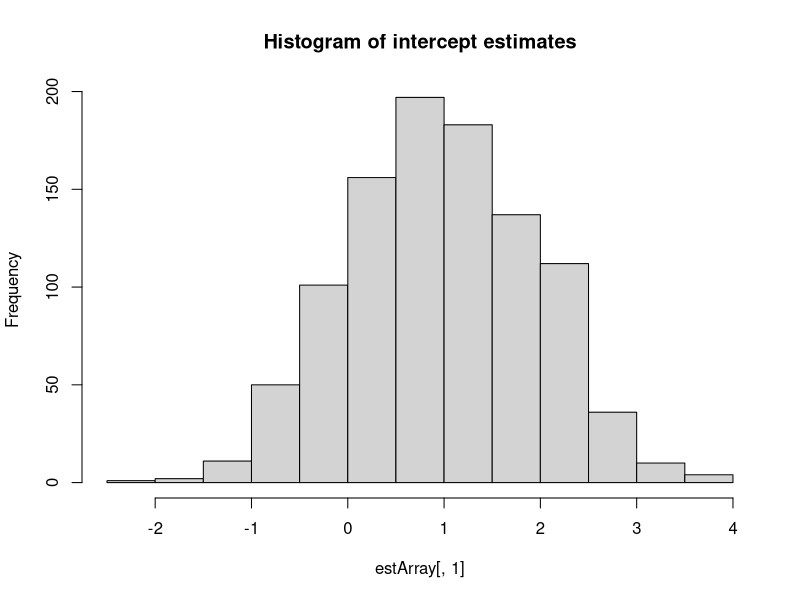
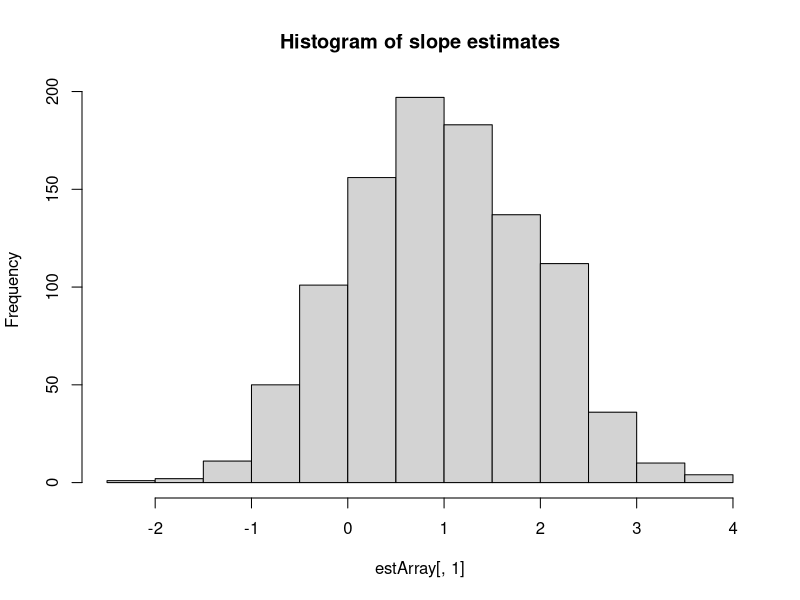

These figures' R source, in order:
## ---- chunk 1
knitr::opts_chunk$set(echo = TRUE)
## ---- chunk 2
set.seed(1234)
## ---- chunk 3
#specify number of simulations to perform
nSim <- 1000
#specify sample size of each simulation
n <- 20

#set up an array to store parameter estimates
estArray <- array(0, dim=c(nSim,2))

for (i in 1:nSim) {
  #simulate a binary covariate x
  x <- rbinom(n=n, size=1, prob=0.5)
  #simulate outcome y
  y <- 1 + 2*x + rnorm(n, mean=0, sd=3)
  
  #analyse simulated data by linear regression
  fitmod <- lm(y~x)
  #store estimated coefficients in estArray
  estArray[i,] <- coefficients(fitmod)
}
## ---- chunk 4
colMeans(estArray)
## ---- chunk 5
hist(estArray[,1], main='Histogram of intercept estimates')
hist(estArray[,1], main='Histogram of slope estimates')
## ---- chunk 6
sd(estArray[,2]/sqrt(nSim))
## ---- chunk 7
c(mean(estArray[,2]) - 1.96*sd(estArray[,2]/sqrt(nSim)), mean(estArray[,2]) + 1.96*sd(estArray[,2]/sqrt(nSim)))
## ---- chunk 8
set.seed(1234)
nSim <- 10000
#set up an array to store parameter estimates
estArray <- array(0, dim=c(nSim,2))

for (i in 1:nSim) {
  #simulate a binary covariate x
  x <- rbinom(n=n, size=1, prob=0.5)
  #simulate outcome y
  y <- 1 + 2*x + rnorm(n, mean=0, sd=3)
  
  #analyse simulated data by linear regression
  fitmod <- lm(y~x)
  #store estimated coefficients in estArray
  estArray[i,] <- coefficients(fitmod)
}

c(mean(estArray[,2]) - 1.96*sd(estArray[,2]/sqrt(nSim)), mean(estArray[,2]) + 1.96*sd(estArray[,2]/sqrt(nSim)))
## ---- chunk 9
confint(fitmod)
## ---- chunk 10
str(confint(fitmod))
## ---- chunk 11
c(confint(fitmod)[2,1], confint(fitmod)[2,2])
## ---- chunk 12
set.seed(1234)
nSim <- 10000
#set up an array to store parameter estimates
estArray <- array(0, dim=c(nSim,2))
ciArray <- array(0, dim=c(nSim,2))

for (i in 1:nSim) {
  #simulate a binary covariate x
  x <- rbinom(n=n, size=1, prob=0.5)
  #simulate outcome y
  y <- 1 + 2*x + rnorm(n, mean=0, sd=3)
  
  #analyse simulated data by linear regression
  fitmod <- lm(y~x)
  #store estimated coefficients in estArray
  estArray[i,] <- coefficients(fitmod)
  #store CI limits
  ciArray[i,] <- c(confint(fitmod)[2,1], confint(fitmod)[2,2])
}
## ---- chunk 13
mean((ciArray[,1]<2) & (ciArray[,2]>2))
## ---- chunk 14
runSim <- function(nSim=1000, n, b0, b1, resSD) {
  #set up an array to store parameter estimates
  estArray <- array(0, dim=c(nSim,2))
  ciArray <- array(0, dim=c(nSim,2))
  
  for (i in 1:nSim) {
    #simulate a binary covariate x
    x <- rbinom(n=n, size=1, prob=0.5)
    #simulate outcome y
    y <- b0 + b1*x + rnorm(n, mean=0, sd=resSD)
    
    #analyse simulated data by linear regression
    fitmod <- lm(y~x)
    #store estimated coefficients in estArray
    estArray[i,] <- coefficients(fitmod)
    #store CI limits
    ciArray[i,] <- c(confint(fitmod)[2,1], confint(fitmod)[2,2])
  }
  list(estArray=estArray, ciArray=ciArray, nSim=nSim, n=n, b0=b0, b1=b1, resSD=resSD)
}
## ---- chunk 15
set.seed(1234)
results <- vector("list", 3)
results[[1]] <- runSim(n=100,b0=1,b1=1,resSD=1)
results[[2]] <- runSim(n=100,b0=1,b1=1,resSD=10)
results[[3]] <- runSim(n=100,b0=1,b1=1,resSD=100)
## ---- chunk 16
resultsTable <- array(0, dim=c(3,3))
for (i in 1:3) {
  #mean of estimates
  resultsTable[i,1] <- mean(results[[i]]$estArray[,2])
  #sd of estimates
  resultsTable[i,2] <- sd(results[[i]]$estArray[,2])
  #CI coverage
  resultsTable[i,3] <- 100*mean((results[[i]]$ciArray[,1]<results[[i]]$b1) & (results[[i]]$ciArray[,2]>results[[i]]$b1))
}
resultsTable
## ---- chunk 17
row.names(resultsTable) <- rep("", 3)
for (i in 1:3) {
  row.names(resultsTable)[i] <- paste("Res. SD ", results[[i]]$resSD, sep="")
}
colnames(resultsTable) <- c("Mean slope", "SD of slope", "95% CI coverage")
## ---- chunk 18
resultsTable
## ---- chunk 19
knitr::kable(resultsTable)
## ---- chunk 20
knitr::kable(resultsTable, digits=3)
